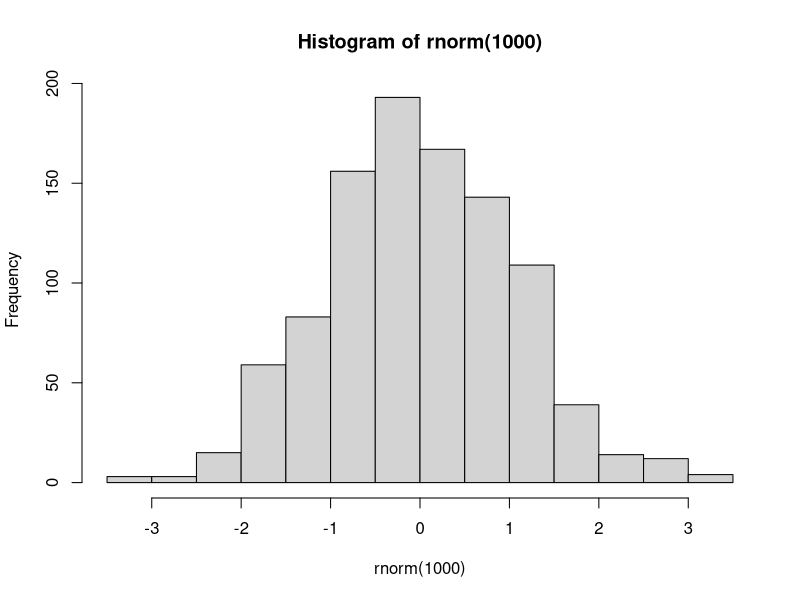
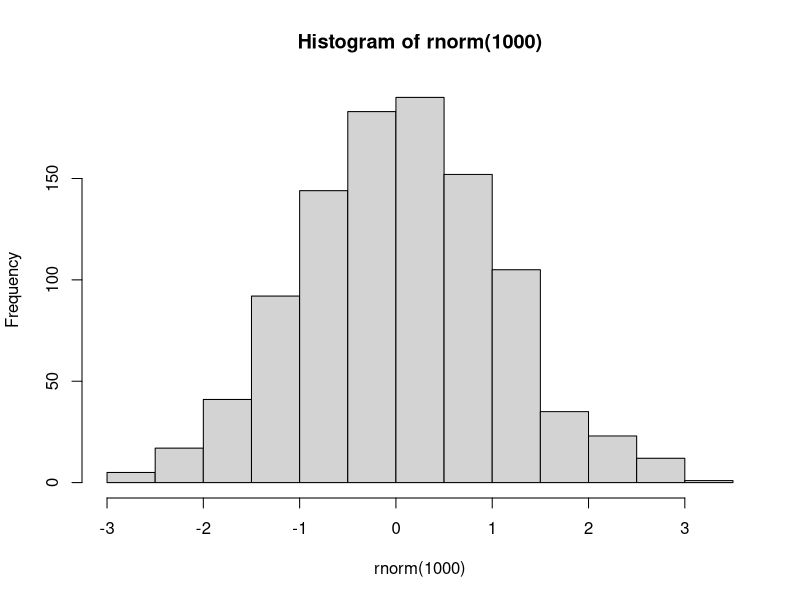

Here is the R script that generated these plots, in order:
## ---- chunk 1
hist(rnorm(1000))
## ---- chunk 2
hist(rnorm(1000))
